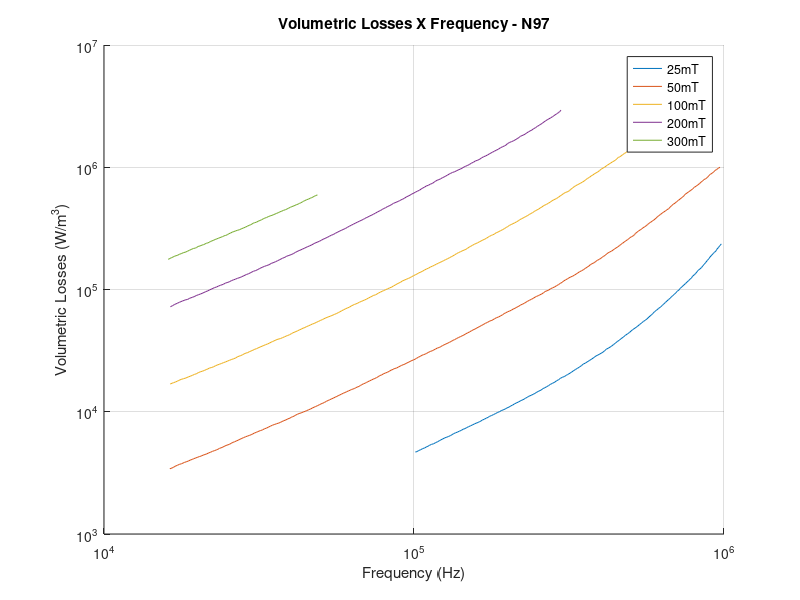

Write the MATLAB code that produced this figure. (Note: this script raises an error after producing the figure.)
clear all;
clc;
close all;
addpath('Datasources');

%% Importação dos dados das curvas do datasheet

load Data_25mT.mat
load Data_50mT.mat
load Data_100mT.mat
load Data_200mT.mat
load Data_300mT.mat

%% Ajuste dos pontos 

% Eixo x = Frequência
x_escalalog = logspace(1,3,100000);
x_escalalin = linspace(10,1000,100000);

% Eixo y = Perdas volumétricas
y_escalalog = logspace(-1,4,100000);
y_escalalin = linspace(0.1,10000,100000);

% Interpolação dos pontos - *1000 para obter em Hz e W/m3
x25 = interp1(x_escalalin',x_escalalog',Data_25mT(:,1))*1000;
y25 = interp1(y_escalalin',y_escalalog',Data_25mT(:,2))*1000;

x50 = interp1(x_escalalin',x_escalalog',Data_50mT(:,1))*1000;
y50 = interp1(y_escalalin',y_escalalog',Data_50mT(:,2))*1000;

x100 = interp1(x_escalalin',x_escalalog',Data_100mT(:,1))*1000;
y100 = interp1(y_escalalin',y_escalalog',Data_100mT(:,2))*1000;

x200 = interp1(x_escalalin',x_escalalog',Data_200mT(:,1))*1000;
y200 = interp1(y_escalalin',y_escalalog',Data_200mT(:,2))*1000;

x300 = interp1(x_escalalin',x_escalalog',Data_300mT(:,1))*1000;
y300 = interp1(y_escalalin',y_escalalog',Data_300mT(:,2))*1000;

clear x_escalalog x_escalalin y_escalalog y_escalalin;

%%

figure;
hold on;
grid on;
plot (x25,y25);
plot (x50,y50);
plot (x100,y100);
plot (x200,y200);
plot (x300,y300);
set(gca, 'XScale', 'log');
set(gca, 'YScale', 'log');
%xlim([10^1 10^3]);
%ylim([10^-1 10^4]); 
xlabel ('Frequency (Hz)');
ylabel ('Volumetric Losses (W/m^3)');
title ('Volumetric Losses X Frequency - N97');
legend ({'25mT', '50mT', '100mT', '200mT', '300mT'});


%% Perdas Volumétricas x Frequência

% CURVA PARA B_MAX = 0.025T
Bmax1 = 0.025; % T
load Data_25mT

% Eixo x = Frequência
x_escalalog = logspace(1,3,100000);
x_escalalin = linspace(10,1000,100000);
x25 = interp1(x_escalalin',x_escalalog',Data_25mT(:,1));

% Eixo y = Perdas volumétricas
y_escalalog = logspace(-1,4,100000);
y_escalalin = linspace(0.1,10000,100000);
y25 = interp1(y_escalalin',y_escalalog',Data_25mT(:,2));

% Fit Curve
[xData1, yData1] = prepareCurveData( x25, y25 );

% Set up fittype and options.
ft1 = fittype( 'k*x^a*0.025^b', 'independent', 'x', 'dependent', 'y' );
opts1 = fitoptions( 'Method', 'NonlinearLeastSquares' );
opts1.Display = 'Off';
opts1.StartPoint = [0.14399839834894 0.73773725496228 0.694828622975817];

% Fit model to data.
[fitresult1, gof1] = fit( xData1, yData1, ft1, opts1 );

% Coeficientes de Steinmetz extraídos com Fit Curve Tool
r1 = coeffvalues(fitresult1);
a1 = r1(1);
b1 = r1(2);
k1 = r1(3);


% CURVA PRA B_MAX = 0.05T
Bmax2 = 0.05; % T
load Data_50mT

% Eixo x = Frequência
x_escalalog = logspace(1,3,100000);
x_escalalin = linspace(10,1000,100000);
x2 = interp1(x_escalalin',x_escalalog',Data_50mT(:,1));

% Eixo y = Perdas volumétricas
y_escalalog = logspace(-1,4,100000);
y_escalalin = linspace(0.1,10000,100000);
y2 = interp1(y_escalalin',y_escalalog',Data_50mT(:,2));

% Fit Curve
[xData2, yData2] = prepareCurveData( x2, y2 );

% Set up fittype and options.
ft2 = fittype( 'k*x^a*0.05^b', 'independent', 'x', 'dependent', 'y' );
opts2 = fitoptions( 'Method', 'NonlinearLeastSquares' );
opts2.Display = 'Off';
opts2.StartPoint = [0.0843065411551075 0.739014598693051 0.438744359656398];

% Fit model to data.
[fitresult2, gof2] = fit( xData2, yData2, ft2, opts2 );

% Coeficientes de Steinmetz extraídos com Fit Curve Tool
r2 = coeffvalues(fitresult2);
a2 = r2(1);
b2 = r2(2);
k2 = r2(3);


% CURVA PARA B_MAX = 0.1T
Bmax3 = 0.1; % T
load Data_100mT

% Eixo x = Frequência
x_escalalog = logspace(1,3,100000);
x_escalalin = linspace(10,1000,100000);
x3 = interp1(x_escalalin',x_escalalog',Data_100mT(:,1));

% Eixo y = Perdas volumétricas
y_escalalog = logspace(-1,4,100000);
y_escalalin = linspace(0.1,10000,100000);
y3 = interp1(y_escalalin',y_escalalog',Data_100mT(:,2));

% Fit Curve
[xData3, yData3] = prepareCurveData( x3, y3 );

% Set up fittype and options.
ft3 = fittype( 'k*x^a*0.1^b', 'independent', 'x', 'dependent', 'y' );
opts3 = fitoptions( 'Method', 'NonlinearLeastSquares' );
opts3.Display = 'Off';
opts3.StartPoint = [0.112145636748411 0.47831407362237 0.186872604554379];

% Fit model to data.
[fitresult3, gof3] = fit( xData3, yData3, ft3, opts3 );

% Coeficientes de Steinmetz extraídos com Fit Curve Tool
r3 = coeffvalues(fitresult3);
a3 = r3(1);
b3 = r3(2);
k3 = r3(3);


% CURVA PARA B_MAX = 0.025T
Bmax4 = 0.2; % T
load Data_200mT

% Eixo x = Frequência
x_escalalog = logspace(1,3,100000);
x_escalalin = linspace(10,1000,100000);
x4 = interp1(x_escalalin',x_escalalog',Data_200mT(:,1));

% Eixo y = Perdas volumétricas
y_escalalog = logspace(-1,4,100000);
y_escalalin = linspace(0.1,10000,100000);
y4 = interp1(y_escalalin',y_escalalog',Data_200mT(:,2));

% Fit Curve
[xData4, yData4] = prepareCurveData( x4, y4 );

% Set up fittype and options.
ft4 = fittype( 'k*x^a*0.2^b', 'independent', 'x', 'dependent', 'y' );
opts4 = fitoptions( 'Method', 'NonlinearLeastSquares' );
opts4.Display = 'Off';
opts4.StartPoint = [0.747489478402464 0.126820712754585 0.709364830858073];

% Fit model to data.
[fitresult4, gof4] = fit( xData4, yData4, ft4, opts4 );

% Coeficientes de Steinmetz extraídos com Fit Curve Tool
r4 = coeffvalues(fitresult4);
a4 = r4(1);
b4 = r4(2);
k4 = r4(3);


% CURVA PARA B_MAX = 0.3T
Bmax5 = 0.3; % T
load Data_300mT

% Eixo x = Frequência
x_escalalog = logspace(1,3,100000);
x_escalalin = linspace(10,1000,100000);
x5 = interp1(x_escalalin',x_escalalog',Data_300mT(:,1));

% Eixo y = Perdas volumétricas
y_escalalog = logspace(-1,4,100000);
y_escalalin = linspace(0.1,10000,100000);
y5 = interp1(y_escalalin',y_escalalog',Data_300mT(:,2));

% Fit Curve
[xData5, yData5] = prepareCurveData( x5, y5 );

% Set up fittype and options.
ft5 = fittype( 'k*x^a*0.3^b', 'independent', 'x', 'dependent', 'y' );
opts5 = fitoptions( 'Method', 'NonlinearLeastSquares' );
opts5.Display = 'Off';
opts5.StartPoint = [0.89883322382211 0.294754399637592 0.505957051665142];

% Fit model to data.
[fitresult5, gof5] = fit( xData5, yData5, ft5, opts5 );

% Coeficientes de Steinmetz extraídos com Fit Curve Tool
r5 = coeffvalues(fitresult5);
a5 = r5(1);
b5 = r5(2);
k5 = r5(3);


% Plot 5 Interpolações
figure()
h1 = plot( fitresult1, 'c', xData1, yData1 );
hold on;
h2 = plot( fitresult2, 'y', xData2, yData2 );
hold on;
h3 = plot( fitresult3, 'r', xData3, yData3 );
hold on;
h4 = plot( fitresult4, 'b', xData4, yData4 );
hold on;
h5 = plot( fitresult5, 'g', xData5, yData5 );
grid on;
xlabel ('Frequency (Hz)');
ylabel ('Volumetric Losses (W/m^3)');
title ('Volumetric Losses X Frequency - N97');
set(gca, 'XScale', 'log');
set(gca, 'YScale', 'log');
legend(['Data - 25mT'],['Curve - 25mT'],['Data - 50mT'],['Curve - 50mT'],['Data - 100mT'],['Curve - 100mT'],['Data - 200mT'],['Curve - 200mT'],['Data - 300mT'],['Curve - 300mT'])


%% Fit Curve 
% Superfície com dimensões x,y,z = frequência, fluxo magnético, perdas
% volumétricas, a partir dos coeficientes de Steinmetz de cada curva
% extraídos anteriormente

% Coeficientes K 
k_25 = fitresult1.k;
k_50 = fitresult2.k;
k_100 = fitresult3.k;
k_200 = fitresult4.k;
k_300 = fitresult5.k;

% Coeficientes Alpha
a_25 = fitresult1.a;
a_50 = fitresult2.a;
a_100 = fitresult3.a;
a_200 = fitresult4.a;
a_300 = fitresult5.a;

% Coeficientes Beta
b_25 = fitresult1.b;
b_50 = fitresult2.b;
b_100 = fitresult3.b;
b_200 = fitresult4.b;
b_300 = fitresult5.b;

% Vetor de frequências
f_range = 20:1:300;
% Vetor dos fluxo magnético de cada curva
B_range = [0.025 0.05 0.1 0.2 0.3];

% Matriz de cada coeficiente
k = [k_25 k_50 k_100 k_200 k_300];
a = [a_25 a_50 a_100 a_200 a_300];
b = [b_25 b_50 b_100 b_200 b_300];

% Cálculo das perdas por Steinmetz Clássico
for B = 1:numel(B_range)
   for f = 1:numel(f_range)
        P(B,f) = k(B)*f_range(f)^a(B)*B_range(B)^b(B);  
   end
end
%P = k*x^a*y^b
% x = frequência
% y = fluxo magnético

%% Fit: 'Superfície'.
[xData, yData, zData] = prepareSurfaceData( f_range, B_range, P );

% Set up fittype and options.
ft = fittype( 'k*x^a*y^b', 'independent', {'x', 'y'}, 'dependent', 'z' );
opts = fitoptions( 'Method', 'NonlinearLeastSquares' );
opts.Display = 'Off';
opts.StartPoint = [0.260428644600092 0.940333711980278 0.547215529963803];

% Fit model to data.
[fitresult, gof] = fit( [xData, yData], zData, ft, opts );

% Plot fit with data.
figure( 'Name', 'Surface' );
h = plot( fitresult, [xData, yData], zData );
legend( h, 'Surface', 'Volumetric Losses (kW/m^3) X Frequency (kHz) X Magnetic Flux (T)', 'Location', 'NorthEast' );
xlabel( 'Frequency (kHz)' );
ylabel( 'Magnetic Flux (T)' );
zlabel( 'Volumetric Losses (kW/m^3)' );
grid on
view( -33.9, 13.6 );


